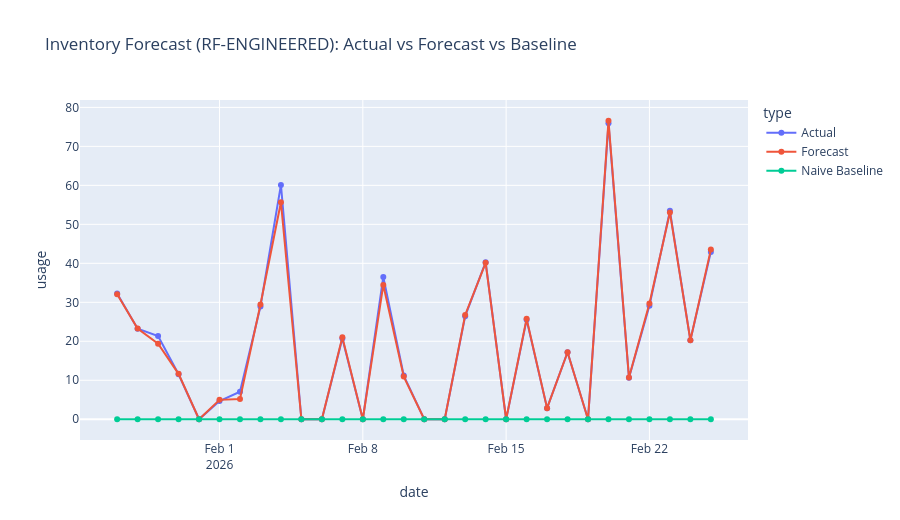

Notebook code cell kept with this figure:
### Code cell
actual_df = pd.DataFrame({'date': test.index, 'usage': test.values, 'type': 'Actual'})
forecast_df = pd.DataFrame({'date': forecast.index, 'usage': forecast.values, 'type': 'Forecast'})
naive_df = pd.DataFrame({'date': test.index, 'usage': naive_pred.values, 'type': 'Naive Baseline'})
plot_df = pd.concat([actual_df, forecast_df, naive_df], ignore_index=True)

fig = px.line(
    plot_df,
    x='date',
    y='usage',
    color='type',
    title=f'Inventory Forecast ({best_model_name}): Actual vs Forecast vs Baseline',
    markers=True
)
fig.update_layout(hovermode='x unified', height=520)
fig.show()
